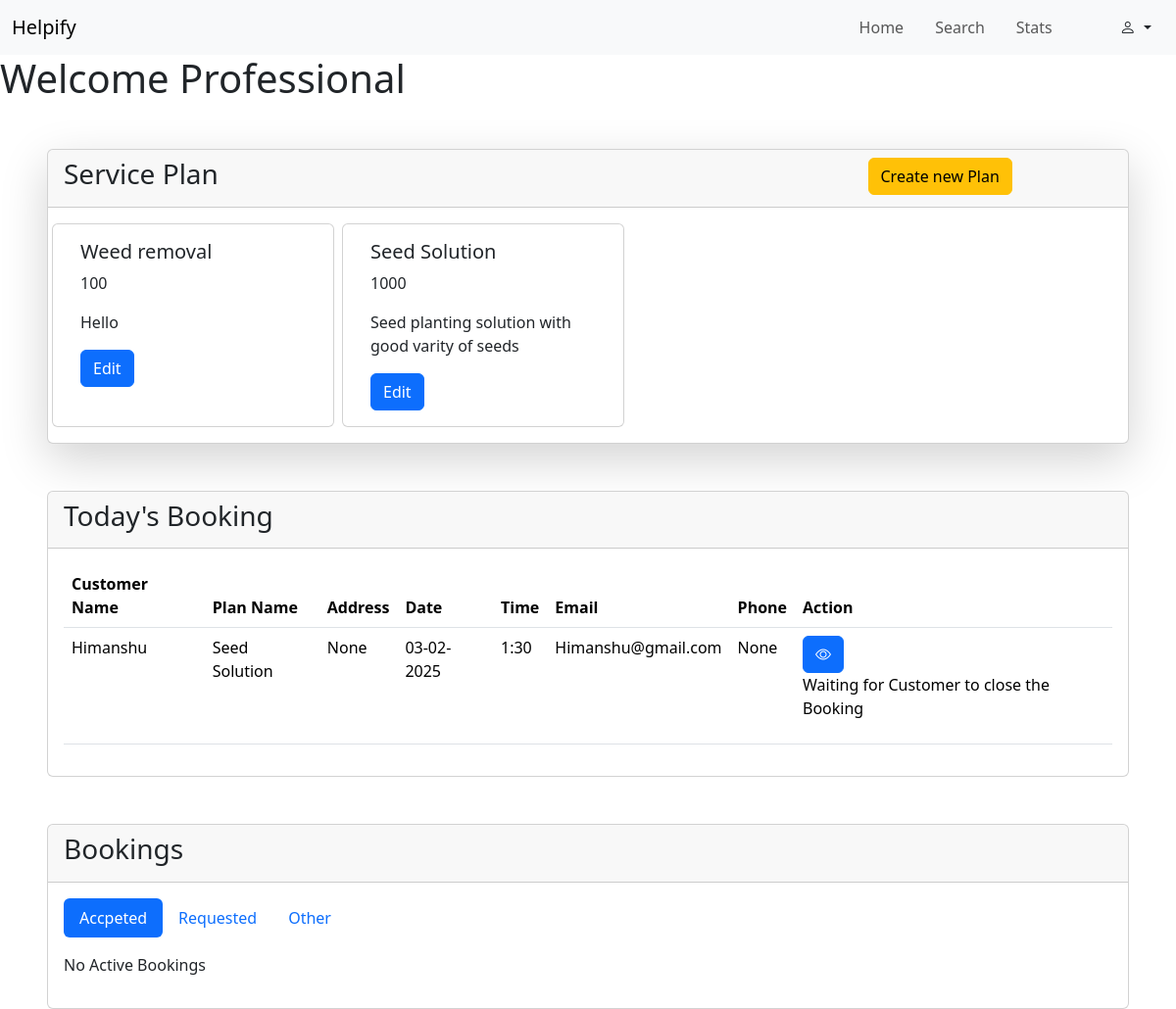
Page /professional/dashboard (signed in) on the committed database.
### backend/models.py (models this page shows, shortened)
class ServicePlan(db.Model):
    __tablename__ = "service_plan"
    id = db.Column(db.Integer, primary_key=True, autoincrement=True)
    name = db.Column(db.String, unique=True)
    price = db.Column(db.Integer)
    description = db.Column(db.String)
    planimg=db.Column(db.String)
    tags=db.Column(db.String)
    category_id = db.Column(db.Integer, db.ForeignKey("category.id"), nullable=False)
    professional_id = db.Column(db.Integer, db.ForeignKey("professional.id"), nullable=False)
    bookings = db.relationship("Booking", backref="service_plan")

class Booking(db.Model):
    __tablename__ = "booking"
    id = db.Column(db.Integer, primary_key=True, autoincrement=True)
    date = db.Column(db.String)
    time = db.Column(db.String)
    address = db.Column(db.String)
    status = db.Column(db.String)
    rating = db.Column(db.Integer)
    ratingmessage=db.Column(db.String)
    remark=db.Column(db.String)
    professional_id = db.Column(db.Integer, db.ForeignKey("professional.id"), nullable=False)
    customer_id = db.Column(db.Integer, db.ForeignKey("customer.id"), nullable=False)
    category_id = db.Column(db.Integer, db.ForeignKey("category.id"), nullable=False)
    service_plan_id = db.Column(db.Integer, db.ForeignKey("service_plan.id"), nullable=False)

class User(db.Model,UserMixin):
    __tablename__ = "customer"
    id = db.Column(db.Integer, primary_key=True, autoincrement=True)
    name = db.Column(db.String, unique=True)
    address = db.Column(db.String)
    city = db.Column(db.String)
    email = db.Column(db.String, unique=True)
    password = db.Column(db.String)
    phone = db.Column(db.String)
    status=db.Column(db.String)
    sent_booking = db.relationship("Booking", backref="customer")

### backend/routes.py (the view, shortened to what this page needs)
@app.route("/professional/dashboard", methods=["GET","POST"])
@login_required
def pro_dash():
    if isinstance(current_user , Professional):
        if request.method=="GET":
            plans = db.session.query(ServicePlan).filter_by(professional_id=current_user.id).all()
            all_bookings = current_user.assigned_booking
            A_b = []
            R_b = []
            O_b = []
            todays_b = []
            for booking in all_bookings:
                if not booking.status=="Requested" and not booking.status=="Closed" and booking.date == datetime.now().strftime("%d-%m-%Y") :
                    todays_b.append(booking)
                elif booking.status=="Accepted":
                    A_b.append(booking)
                elif booking.status == "Requested":
                    R_b.append(booking)
                else:
                    O_b.append(booking)
            return render_template("/professional/dashboard.html", cu=current_user,plans= plans,A_b = A_b, R_b = R_b ,O_b = O_b,todays_b = todays_b )
    else:
        return "Not Authrised"

### app.py (called while the page is built)
def initial_Setup():
    app = Flask(__name__)
    app.config["SQLALCHEMY_DATABASE_URI"]="sqlite:///my_app_db.sqlite3"
    app.config["SECRET_KEY"] = "xyshhfjf"
    login_manager = LoginManager(app)
    @login_manager.user_loader
    def load_user(user_email):
        return db.session.query(Admin).filter_by(email = user_email).first()  or \
             db.session.query(User).filter_by(email = user_email).first() or \
              db.session.query(Professional).filter_by(email = user_email).first()
    db.init_app(app)
    with app.app_context():
        if not os.path.exists("my_app_db.sqlite3"):
            db.create_all()
    app.app_context().push()
    return

### templates/professional/dashboard.html (shortened to what this page needs)
{% extends "/professional/base.html" %}
{% block content %}
<main>
    <h1>Welcome Professional</h1>
    <div class="card shadow-lg ms-5 me-5 mt-5">
        <div class="card-header">
            <div class="row">
                <div class="col-9">
                    <h3 class="">Service Plan</h3>
                </div>
                <div class="col-3">
                    <button type="button" class="btn btn-warning" data-bs-toggle="modal" data-bs-target="#Creteplan">
                        Create new Plan
                    </button>
                </div>
            </div>
        </div>
        <div class="card-body">
            <div class="row gap-2">
                {% for i in plans %}
                <div class="card col-3" style="width: 18rem;">
                    <div class="card-body">
                        <h5 class="card-title">{{i.name}}</h5>
                        <p class="card-text">{{i.price}}</p>
                        <p>{{i.description}}</p>
                        <button type="button" class="btn btn-primary" data-bs-toggle="modal"
                            data-bs-target="#edit-{{i.id}}">
                            Edit
                        </button>
                    </div>
                </div>
                {% endfor %}
            </div>
        </div>
    </div>
    <div class="card ms-5 me-5 mt-5">
        <div class="card-header">
            <h3> Today's Booking</h3>
        </div>
        <div class="card-body">
            {% if todays_b %}
            <table class="table">
                <thead>
                    <tr>
                        <th scope="col">Customer Name</th>
                        <th scope="col">Plan Name</th>
                        <th scope="col">Address</th>
                        <th scope="col">Date</th>
                        <th scope="col">Time</th>
                        <th scope="col">Email</th>
                        <th scope="col">Phone</th>
                        <th scope="col">Action</th>
                    </tr>
                </thead>
                <tbody>
                    {% for i in todays_b %}
                    <tr>
                        <td>{{i.customer.name}}</td>
                        <td>{{i.service_plan.name}}</td>
                        <td>{{i.customer.address}}</td>
                        <td>{{i.date}}</td>
                        <td>{{i.time}}</td>
                        <td>{{i.customer.email}}</td>
                        <td>{{i.customer.phone}}</td>
                        <td>
                            <button class="btn btn-primary" type="button" data-bs-toggle="modal"
                                data-bs-target="#bdetail-{{i.id}}"><i class="bi bi-eye"></i></button>
                            {% if i.status=="Accepted" %}
                            <form action="/professional/dashboard?action=start&id={{i.id}}" method="POST"><button type="submit" class="btn btn-primary">Start</button></form>
                            {% elif i.status=="inprogress" %}
                            <form action="/professional/dashboard?action=done&id={{i.id}}" method="POST"><button type="submit" class="btn btn-secondary" >Done</button></form>
                            {% elif i.status=="Done" %}
                                <p>Waiting for Customer to close the Booking</p>
                            {% endif %}
                        </td>
                    </tr>
                    {% endfor %}
                </tbody>
            </table>
            {% else %}
            <p>No Active Bookings for today</p>
            {% endif %}
        </div>
    </div>
    <div class="card ms-5 me-5 mt-5">
        <div class="card-header">
            <h3>Bookings</h3>
        </div>
        <div class="card-body">
            <ul class="nav nav-pills mb-3" id="pills-tab" role="tablist">
                <li class="nav-item" role="presentation">
                    <button class="nav-link active" id="pills-home-tab" data-bs-toggle="pill"
                        data-bs-target="#pills-Active" type="button" role="tab" aria-controls="pills-home"
                        aria-selected="true">Accpeted</button>
                </li>
                <li class="nav-item" role="presentation">
                    <button class="nav-link" id="pills-profile-tab" data-bs-toggle="pill"
                        data-bs-target="#pills-Requested" type="button" role="tab" aria-controls="pills-profile"
                        aria-selected="false">Requested</button>
                </li>
                <li class="nav-item" role="presentation">
                    <button class="nav-link" id="pills-contact-tab" data-bs-toggle="pill"
                        data-bs-target="#pills-Flagged" type="button" role="tab" aria-controls="pills-contact"
                        aria-selected="false">Other</button>
                </li>
            </ul>
            <div class="tab-content" id="pills-tabContent">
                <div class="tab-pane fade show active" id="pills-Active" role="tabpanel"
                    aria-labelledby="pills-home-tab" tabindex="0">
                    {% if A_b %}
                    <table class="table">
                        <thead>
                            <tr>
                                <th scope="col">Customer Name</th>
                                <th scope="col">Plan Name</th>
                                <th scope="col">Address</th>
                                <th scope="col">Date</th>
                                <th scope="col">Time</th>
                                <th scope="col">Email</th>
                                <th scope="col">Phone</th>
                                <th scope="col">Action</th>
                            </tr>
                        </thead>
                        <tbody>
                            {% for i in A_b %}
                            <tr>
                                <td>{{i.customer.name}}</td>
                                <td>{{i.service_plan.name}}</td>
                                <td>{{i.customer.address}}</td>
                                <td>{{i.date}}</td>
                                <td>{{i.time}}</td>
                                <td>{{i.customer.email}}</td>
                                <td>{{i.customer.phone}}</td>
                                <td>
                                    <button class="btn btn-primary" type="button" data-bs-toggle="modal"
                                        data-bs-target="#bdetail-{{i.id}}"><i class="bi bi-eye"></i></button>
                                    <div class="modal fade" id="bdetail-{{i.id}}" tabindex="-1"
                                        aria-labelledby="exampleModalLabel" aria-hidden="true">
                                        <div class="modal-dialog">
                                            <div class="modal-content">
                                                <div class="modal-header">
                                                    <h1 class="modal-title fs-5" id="exampleModalLabel">Booking Detail
                                                    </h1>
                                                    <button type="button" class="btn-close" data-bs-dismiss="modal"
                                                        aria-label="Close"></button>
                                                </div>
                                                <div class="modal-body">
                                                    <div class="card p-5">
                                                        <p>Name: {{i.customer.name}}</p>
                                                        <p>Plan: {{i.service_plan.name}}</p>
                                                        <p>Address: {{i.customer.address}} </p>
                                                        <p>Phone: {{i.customer.phone}}</p>
                                                        <p>Email:{{i.customer.email}} </p>
                                                    </div>
                                                </div>
                                            </div>
                                        </div>
                                    </div>
                                </td>
                            </tr>
                            {% endfor %}
                        </tbody>
                    </table>
                    {% else %}
                    <p>No Active Bookings </p>
                    {% endif %}
                </div>
            </div>
        </div>
    </div>
</main>
{% endblock %}

### rows in the picture
ServicePlan: name "Weed removal", price "100", description "Hello"
ServicePlan: name "Seed Solution", price "1000", description "Seed planting solution with good varity of seeds"
Booking: customer.name "Himanshu", service_plan.name "Seed Solution", customer.address "None", date "03-02-2025", time "1:30", customer.email "Himanshu@gmail.com", customer.phone "None", shows "Waiting for Customer to close the Booking"
